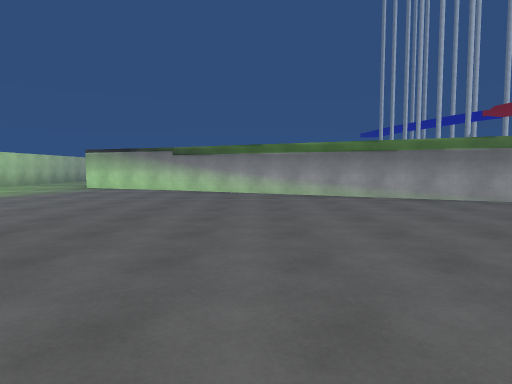
View 1 (above)

23 first-person views from a walk through a 3-D level made in the Unity game engine. The camera is 1.3 m above the floor, tilts 4° down and sees 75° across. The floor is counted in squares, 2 m on a side. Each view is taken from the middle of a square. On the plan, view 1 faces up. The plan holds only what a view shows up to about 10 squares ahead; the rest is blank. The place goes on beyond the plan. The player is left out. Surface patterns are stand-ins for the level's own textures.

View 2
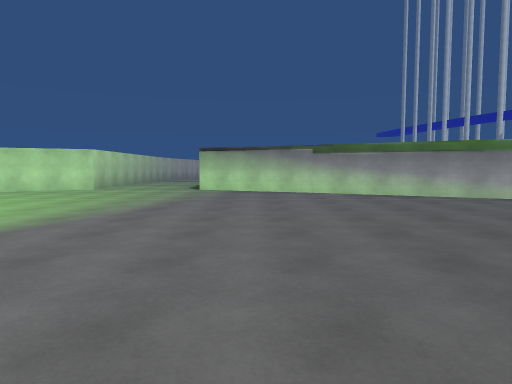

View 3
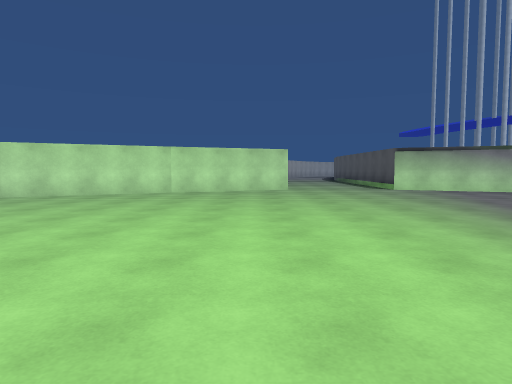

View 4
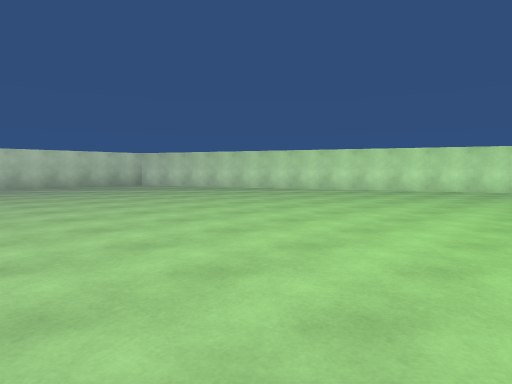

View 5
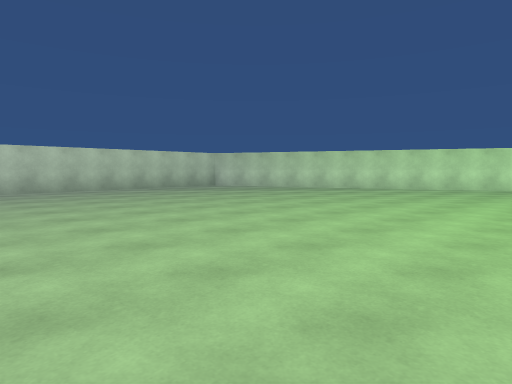

View 6
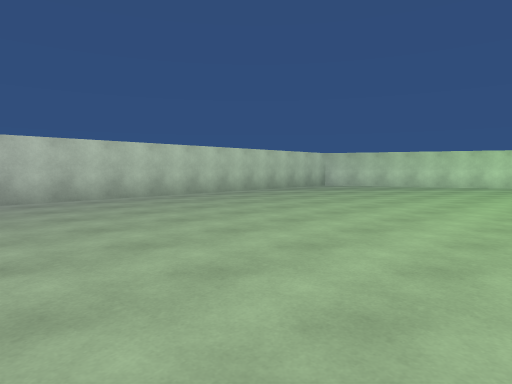

View 7
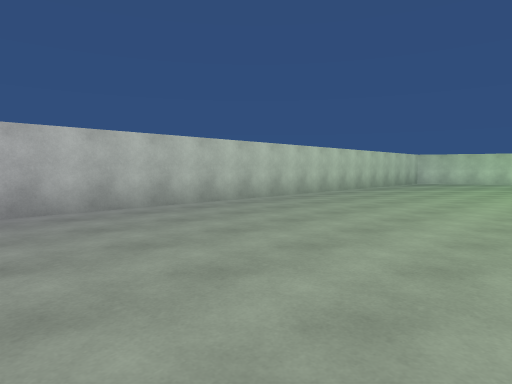

View 8
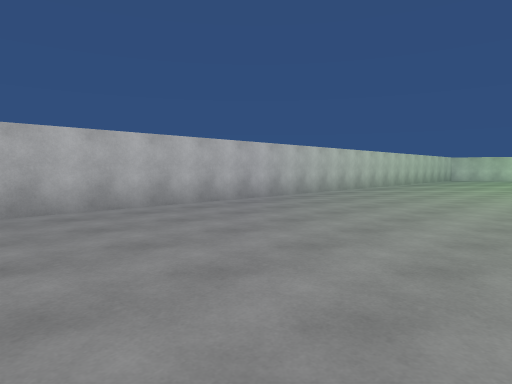

View 9
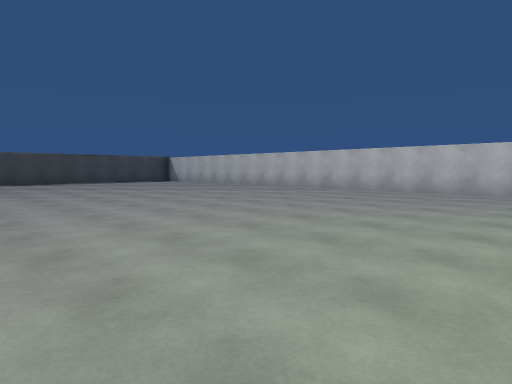

View 10
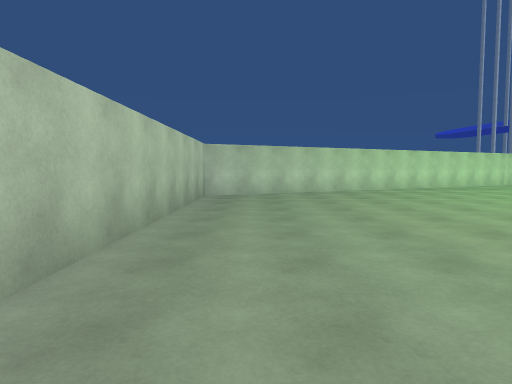

View 11
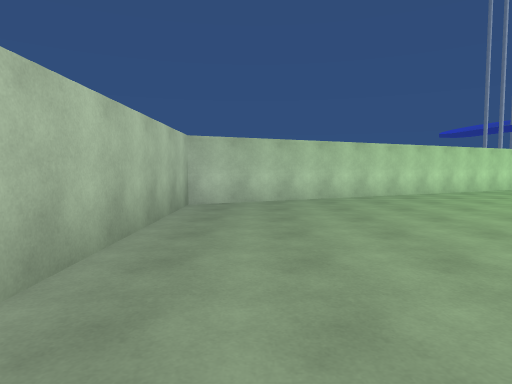

View 12
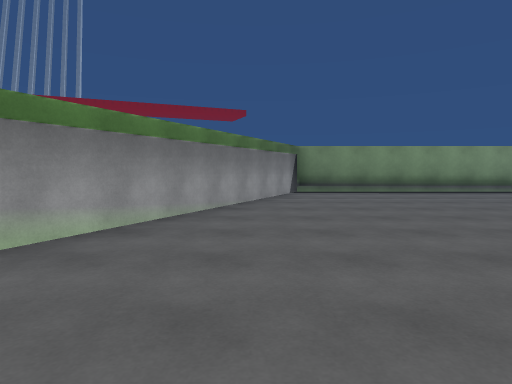

View 13
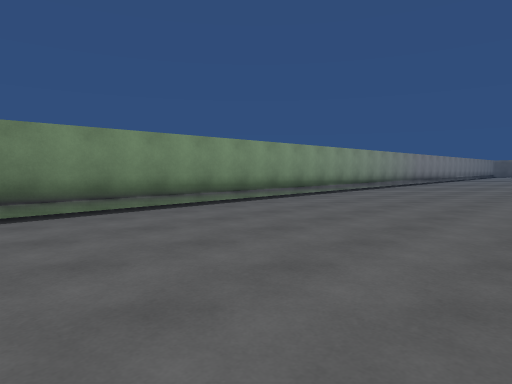

View 14
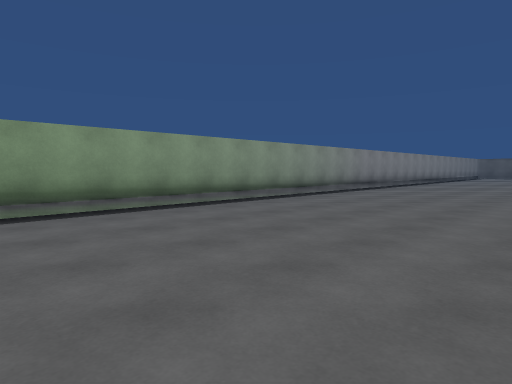

View 15
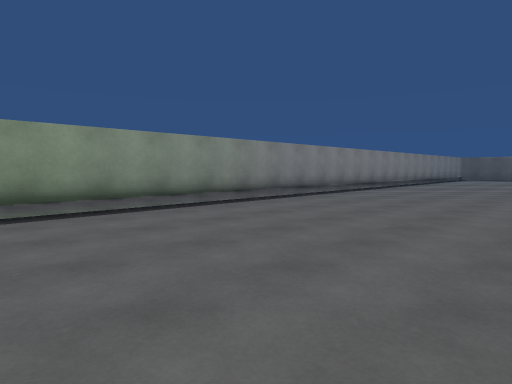

View 16
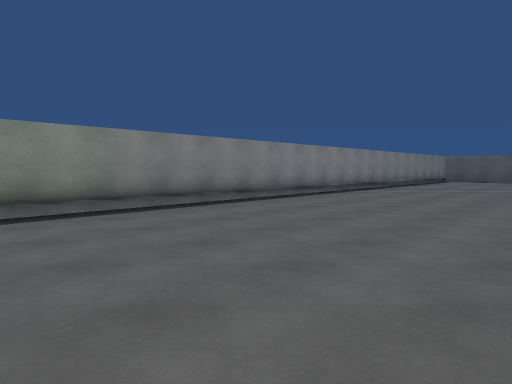

View 17
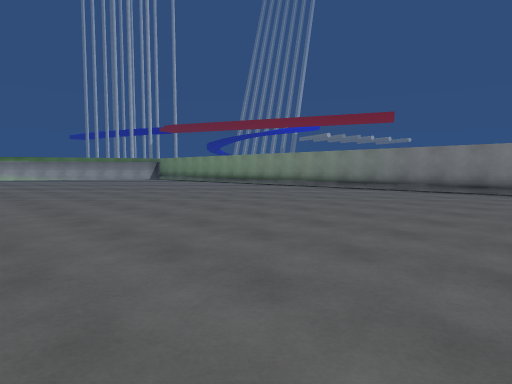

View 18
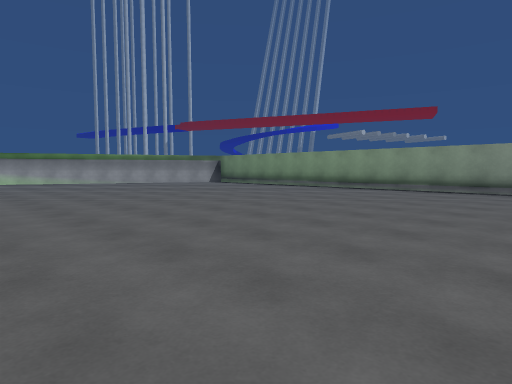

View 19
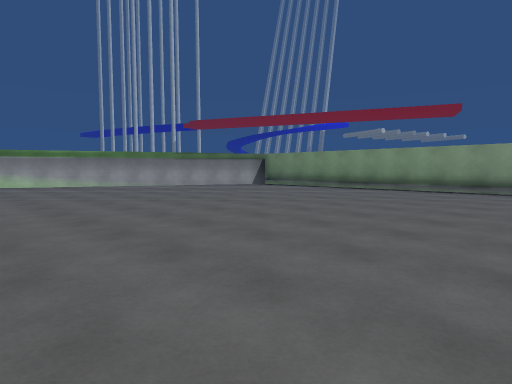

View 20
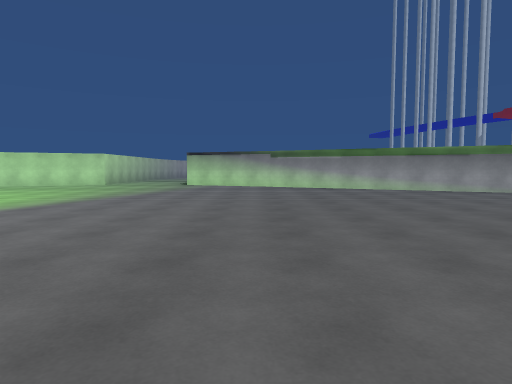

View 21
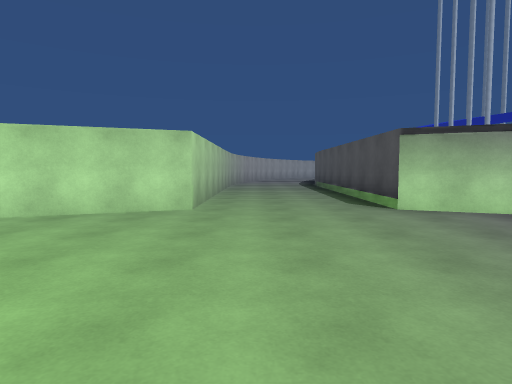

View 22
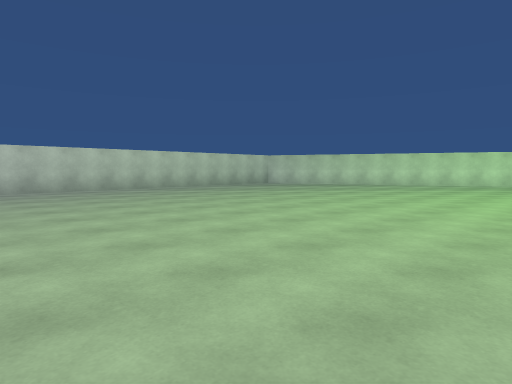

View 23
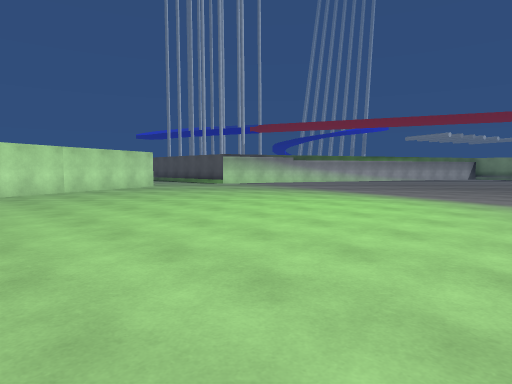

### Floor plan
Points are (right, up) in squares from view 1. A wall is a line through its corners. A room is listed if a view was taken in it or the views show most of it. See-through windows are left out.
Room 1 (views 1, 2, 3, 4, 5, 6, 7, 8, 9, 10, 11, 12, 13, 14, 15, 16, 17, 18, 19, 20, 21, 22, 23)
walls: (-10, 11.1) (-23.2, 5) (-23.3, -14.9); (-9, 11.6) (-9.6, 11.3); (8.3, -15.5) (8.4, 4.8) (-5.1, 11.2)

Positions as (right, up) in squares from view 1, and headings:
1: (0, 0), facing up
2: (-4, 1), facing up
3: (-10, 1), facing up
4: (-11, -1), facing up-left
5: (-13, -3), facing up-left
6: (-16, -6), facing up-left
7: (-18, -10), facing up-left
8: (-18, -15), facing up-left
9: (-14, -10), facing down-left
10: (-22, -3), facing up
11: (-22, -1), facing up
12: (-1, 6), facing right
13: (3, 5), facing down-right
14: (3, 0), facing down-right
15: (3, -4), facing down-right
16: (3, -7), facing down-right
17: (-2, -14), facing up-right
18: (-2, -8), facing up-right
19: (-2, -5), facing up-right
20: (-3, -2), facing up
21: (-8, 6), facing up
22: (-13, -6), facing up-left
23: (-15, 0), facing up-right
